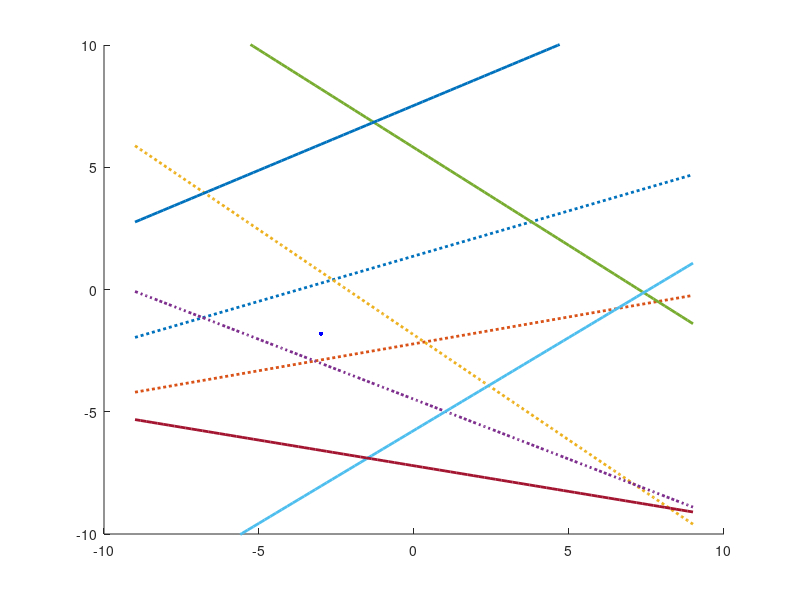

Write MATLAB code to recreate this figure. (Note: this script raises an error after producing the figure.)
clear;
clc;
close all;
rng default;
%% single stage simulation;
f_sim = [-3 -1.8];
number_of_lines = 8;
slope_cp = [0.37, 0.22, -0.86, -0.49, -0.80, 0.76, -0.21, 0.53];
offset_cp = [1.37, -2.22, -1.86, -4.49, 5.80, -5.76, -7.21, 7.53];
x = linspace(-9, 9);
l_cp = zeros(length(slope_cp), length(x));
Polyhedron_cp = zeros(4, 2);
figure_cp = figure;
ylim([-10, 10]);
hold on;
plot(f_sim(1), f_sim(2), '.b', 'markersize', 10);

for i = 1:number_of_lines
    l_cp(i, :) = slope_cp(i) * x + offset_cp(i);

    if i < 5
        plot(x, l_cp(i, :), ':', 'LineWidth', 2);
    else
        plot(x, l_cp(i, :), 'LineWidth', 2);
    end

end

Polyhedron_cp(1, :) = InterX([x; l_cp(1, :)], [x; l_cp(3, :)]);
Polyhedron_cp(2, :) = InterX([x; l_cp(1, :)], [x; l_cp(4, :)]);
Polyhedron_cp(3, :) = InterX([x; l_cp(2, :)], [x; l_cp(4, :)]);
Polyhedron_cp(4, :) = InterX([x; l_cp(2, :)], [x; l_cp(3, :)]);
pgon_cp = polyshape(Polyhedron_cp(:, 1), Polyhedron_cp(:, 2));
plot(pgon_cp, 'FaceColor', 'red', 'FaceAlpha', 0.1);
legend('$f$', 'L1', 'L2', 'L3', 'L4', 'L5', 'L6', 'L7', 'L8', 'Poly1', 'Interpreter', 'latex');
hold off;
f_out = gcf;
exportgraphics(f_out, 'hdtg_cp.png', 'BackgroundColor', 'none', 'Resolution', 300);
%% ACP
pause(1);
close all;
slope_acp = [-0.80, 0.76, -1.81, 0.53, 0.53, -0.83, -2.25, 0.86];
offset_acp = [5.80, -5.76, -12.21, 7.53, 0.31, -3.30, -9.43, 0.34];
Polyhedron_acp1 = zeros(4, 2);
Polyhedron_acp2 = zeros(4, 2);
figure2_acp = figure;
ylim([-10, 10]);
hold on;
plot(f_sim(1), f_sim(2), '.b', 'markersize', 10);
l_acp = zeros(length(slope_acp), length(x));

for i = 1:number_of_lines
    l_acp(i, :) = slope_acp(i) * x + offset_acp(i);

    if i < 5
        plot(x, l_acp(i, :), ':', 'LineWidth', 2);
    else
        plot(x, l_acp(i, :), 'LineWidth', 2);
    end

end

Polyhedron_acp1(1, :) = InterX([x; l_acp(1, :)], [x; l_acp(2, :)]);
Polyhedron_acp1(2, :) = InterX([x; l_acp(2, :)], [x; l_acp(3, :)]);
Polyhedron_acp1(3, :) = InterX([x; l_acp(3, :)], [x; l_acp(4, :)]);
Polyhedron_acp1(4, :) = InterX([x; l_acp(4, :)], [x; l_acp(1, :)]);
pgon_acp1 = polyshape(Polyhedron_acp1(:, 1), Polyhedron_acp1(:, 2));
plot(pgon_acp1, 'FaceColor', 'blue', 'FaceAlpha', 0.1);
Polyhedron_acp2(1, :) = InterX([x; l_acp(5, :)], [x; l_acp(6, :)]);
Polyhedron_acp2(2, :) = InterX([x; l_acp(5, :)], [x; l_acp(7, :)]);
Polyhedron_acp2(4, :) = InterX([x; l_acp(6, :)], [x; l_acp(8, :)]);
Polyhedron_acp2(3, :) = InterX([x; l_acp(7, :)], [x; l_acp(8, :)]);
pgon_acp2 = polyshape(Polyhedron_acp2(:, 1), Polyhedron_acp2(:, 2));
plot(pgon_acp2, 'FaceColor', 'green', 'FaceAlpha', 0.5);
legend('$f$', 'L1', 'L2', 'L3', 'L4', 'L5', 'L6', 'L7', 'L8', 'Poly1', 'Poly2', 'Interpreter', 'latex');
hold off;
f_out = gcf;
exportgraphics(f_out, 'hdtg_acp.png', 'BackgroundColor', 'none', 'Resolution', 300);

close all;
